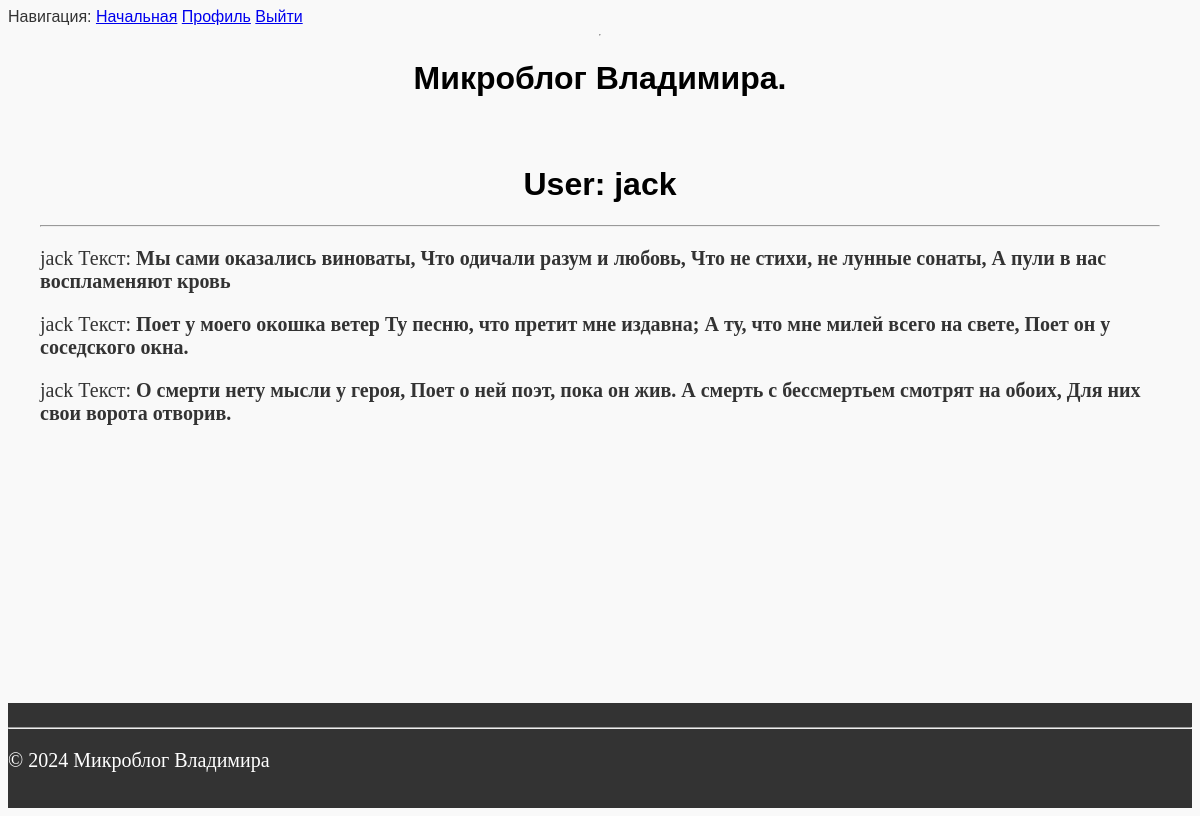
/user/jack (signed in), run on the app's committed database.
### app/models.py (models this page shows, shortened)
class User(UserMixin, db.Model):
    id = db.Column(db.Integer, primary_key=True)
    username = db.Column(db.String(80), unique=True, nullable=False)
    email = db.Column(db.String(120), unique=True, nullable=False)
    password_hash = db.Column(db.String(128), nullable=False)

class Post(db.Model):
    id = db.Column(db.Integer, primary_key=True)
    title = db.Column(db.String(120), nullable=False)
    text = db.Column(db.Text, nullable=False)
    date = db.Column(db.Text, nullable=False)
    user_id = db.Column(db.Integer, db.ForeignKey('user.id'), nullable=False)
    user = db.relationship('User', backref=db.backref('posts', lazy=True))

### app/routes.py (the view)
@app.route('/user/<username>')
@login_required
def user(username):
    user = db.first_or_404(sa.select(User).where(User.username == username))
    posts = Post.query.filter_by(user_id=user.id).all()
    return render_template('user.html', user=user, posts=posts)

### app/models.py (called while the page is built)
@login.user_loader
def load_user(id):
    return db.session.get(User, int(id))

### app/templates/user.html
{% extends "base.html" %}
{% block content %}
    <h1>User: {{ user.username }}</h1>
    <hr>
    {% for post in posts %}
    <p>
    {{ post.title }} Текст: <b>{{ post.text }}</b>
    </p>
    {% endfor %}
{% endblock %}

### app/templates/base.html (shortened to what this page needs)
<doctype html>
  <html>
      <head>
          <link rel="stylesheet" type="text/css" href="{{ url_for('static', filename='css/style.css') }}">
      </head>
      <body>
        <div class="wrapper">
        <div>Навигация:
            <a href="/index">Начальная</a>
            {% if current_user.is_anonymous %}
                <a href="/login">Войти</a>
            {% else %}
                <a href="{{ url_for('user', username=current_user.username) }}">Профиль</a>
                <a href="/logout">Выйти</a>
            {% endif %}
        </div>
        <hr>
          <header>
              <h1>Микроблог Владимира.</h1>
          </header>
          <main>
            {% block content %}{% endblock %}
          </main>
          <footer>
              <hr>
              <p>&copy; 2024 Микроблог Владимира</p>
          </footer>
          </div>
      </body>
  </html>
</doctype>

### app/static/css/style.css (style rules this page uses)
body { background-color: #f9f9f9; color: #333; font-family: "Arial", sans-serif }
h1 { color: black; text-align: center; }
p { font-family: Times New Roman; font-size: 20px; }
header { padding: 1rem 0; text-align: center; }
header h1 { margin: 0; font-size: 2rem; }
main { flex: 1; padding: 2rem; max-width: 1600px; margin: 0 auto; }
footer { background-color: #333; color: #fff; text-align: left; padding: 1rem 0; width: 100%; bottom: 0; }
.wrapper { display: flex; flex-direction: column; min-height: 100vh; }

### data on the page
User: username "jack"
Post: title "jack", text "Мы сами оказались виноваты, Что одичали разум и любовь, Что не стихи, не лунные сонаты, А пули в нас воспламеняют кровь"
Post: title "jack", text "Поет у моего окошка ветер Ту песню, что претит мне издавна; А ту, что мне милей всего на свете, Поет он у соседского окна."
Post: title "jack", text "О смерти нету мысли у героя, Поет о ней поэт, пока он жив. А смерть с бессмертьем смотрят на обоих, Для них свои ворота отворив."
